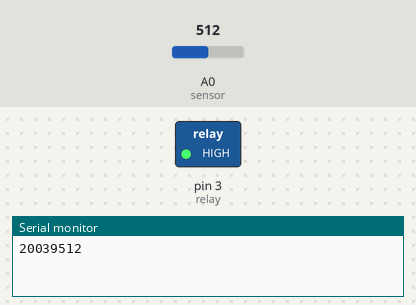
Bench run of a sketch on a simulated Arduino Uno, built with avr-gcc and run on an emulated ATmega328P. On the bench: switched loads named in the sketch (green lamp = pin HIGH), the last lines printed to the serial monitor. Inputs (shaded band) come from the test bench; at power-on: A0 (sensor) = 512.

Above: at 1.2 s.
1.3 s: A0 (sensor) set to 691
6.2 s: A0 (sensor) set to 711
At 11.1 s:
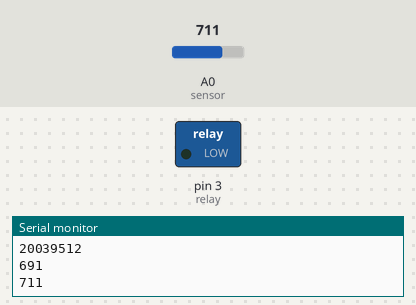
11.5 s: A0 (sensor) set to 690
At 16.1 s:
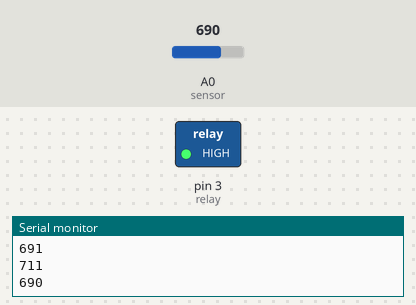
16.5 s: A0 (sensor) set to 710
At 21.1 s:
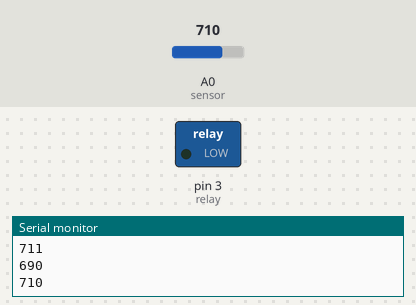
Timing chart, 0 to 22.5 s (numbered marks = the images above; inputs shaded):
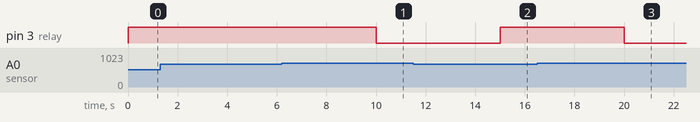

Measured:
- the behaviour switches between 699 and 700 on A0 (sensor) (found by bisection; images 0 and 1)
- after the input at 6.2 s, pin 3 (relay): HIGH → LOW after 3.8 s
- after the input at 11.5 s, pin 3 (relay): LOW → HIGH after 3.5 s
- after the input at 16.5 s, pin 3 (relay): HIGH → LOW after 3.5 s

The sketch:

server.ino
```cpp
int relay = 3;
int sensor = A0;

void setup() {
  Serial.begin(9600);
  Serial.print('RUNNING');
  pinMode(sensor, INPUT);
  pinMode(relay, OUTPUT);

}

void loop() {
  Serial.println(analogRead(sensor));

  if(analogRead(sensor) < 700) {
    digitalWrite(relay, HIGH);
  }
  else {
    digitalWrite(relay, LOW);
  }

  delay(5000);

}
```
